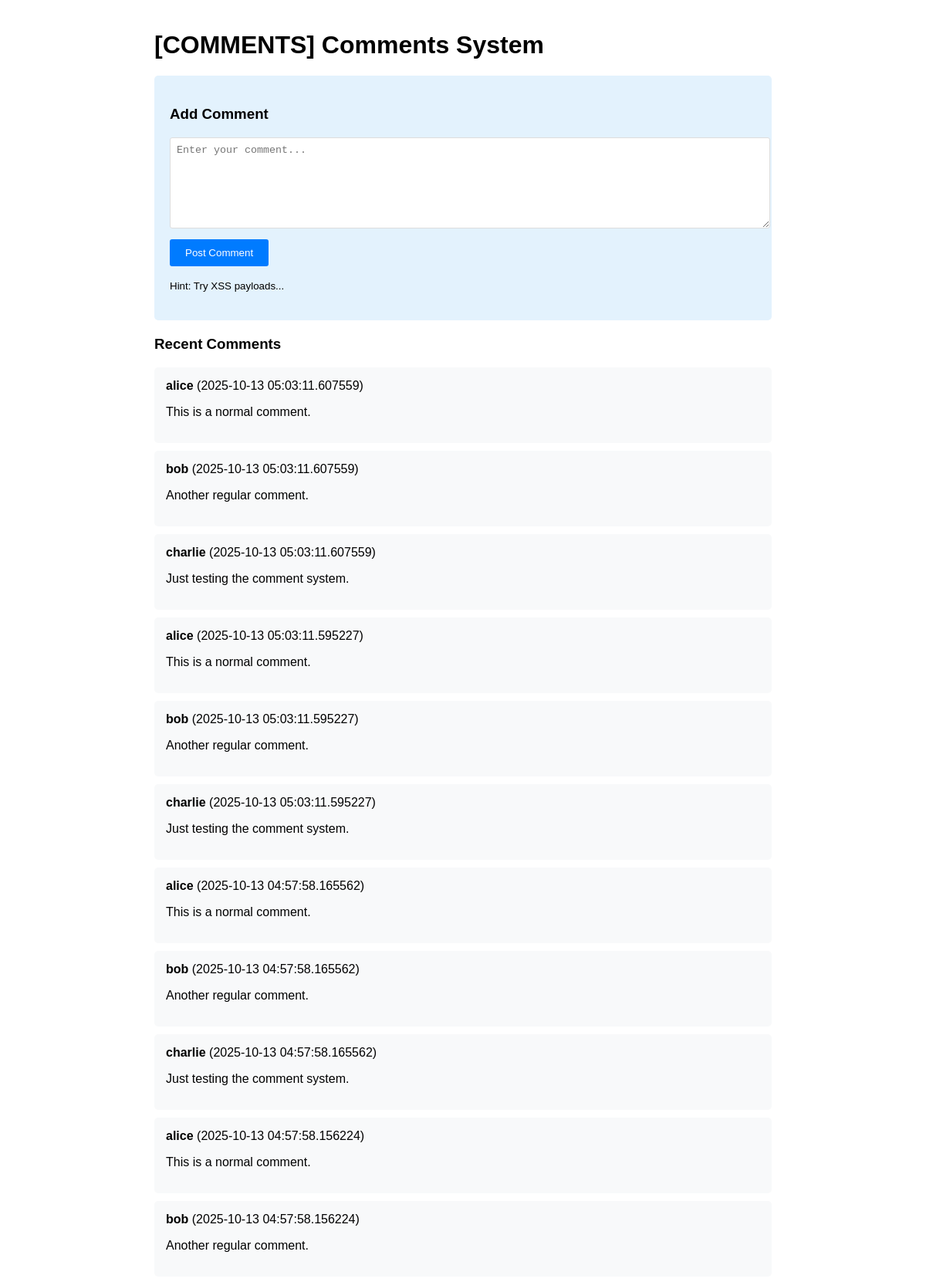
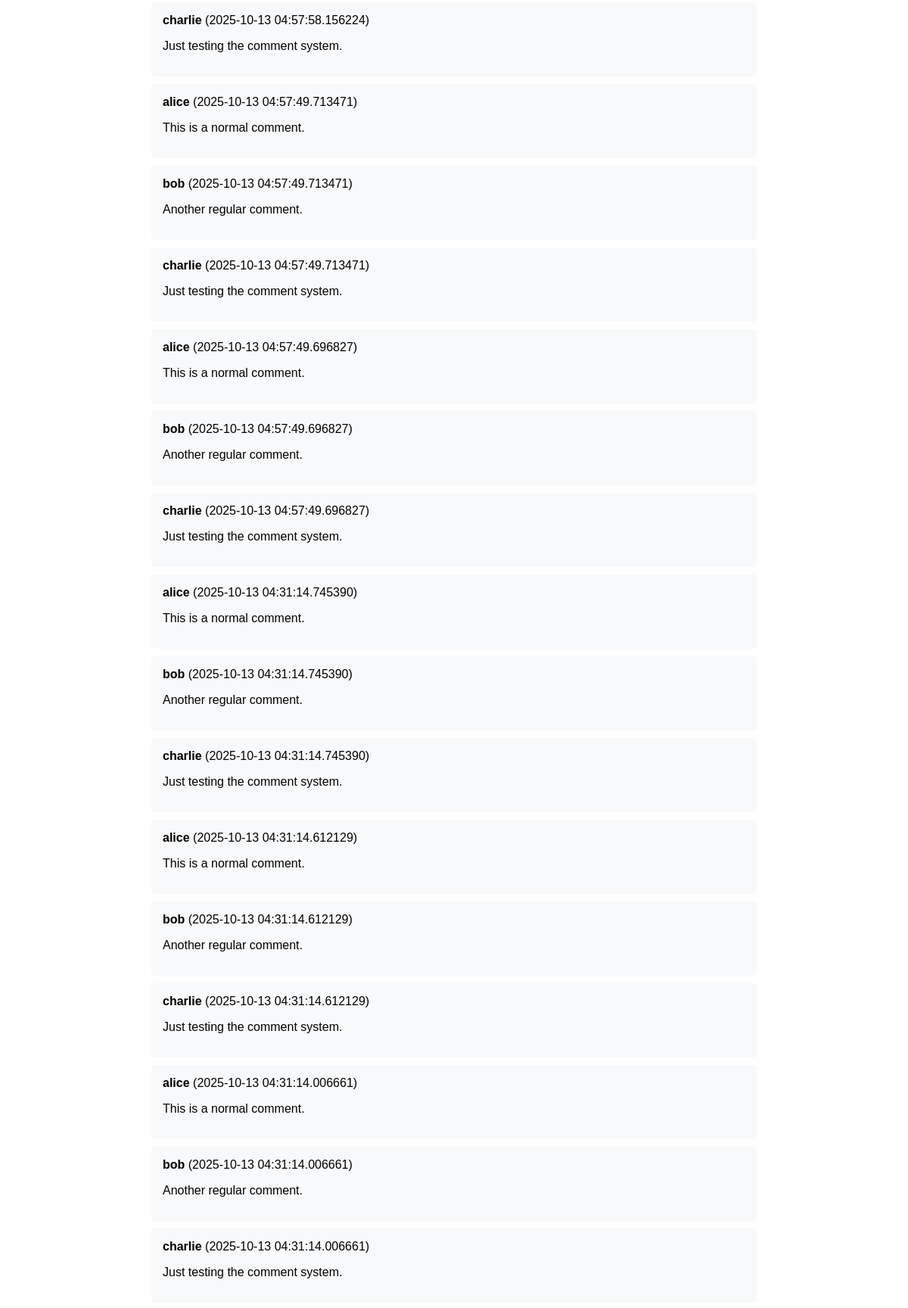
The page /comments (upper part) on the database its author committed (2 pictures, top to bottom).
### tables this page shows
CREATE TABLE comments (
            id INTEGER PRIMARY KEY,
            username TEXT,
            comment TEXT,
            created_at TIMESTAMP
        );

### hacking_server.py (the view, shortened to what this page needs)
@app.route('/comments', methods=['GET', 'POST'])
def comments():
    conn = sqlite3.connect(DATABASE)
    cursor = conn.cursor()
    cursor.execute("SELECT username, comment, created_at FROM comments ORDER BY created_at DESC")
    comments_list = cursor.fetchall()
    conn.close()
    return render_template('comments.html', comments=comments_list)

### templates/comments.html (shortened to what this page needs)
<!DOCTYPE html>
<html>
<head>
</head>
<body>
    <div class="container">
        <h1>[COMMENTS] Comments System</h1>
        <div class="comment-form">
            <h3>Add Comment</h3>
            <form method="POST">
                <div class="form-group">
                    <textarea name="comment" placeholder="Enter your comment..." required></textarea>
                </div>
                <button type="submit">Post Comment</button>
            </form>
            <p><small>Hint: Try XSS payloads...</small></p>
        </div>
        <h3>Recent Comments</h3>
        {% for comment in comments %}
        <div class="comment">
            <strong>{{ comment[0] }}</strong> ({{ comment[2] }})
            <p>{{ comment[1] | safe }}</p>
        </div>
        {% endfor %}
    </div>
</body>
</html>

### templates/comments.html (style rules this page uses)
body { font-family: Arial, sans-serif; margin: 40px; }
.container { max-width: 800px; margin: 0 auto; }
.comment { background: #f8f9fa; padding: 15px; margin: 10px 0; border-radius: 5px; }
.comment-form { background: #e3f2fd; padding: 20px; border-radius: 5px; margin: 20px 0; }
.form-group { margin: 10px 0; }
textarea { width: 100%; height: 100px; padding: 8px; border: 1px solid #ddd; border-radius: 3px; }
button { background: #007bff; color: white; padding: 10px 20px; border: none; border-radius: 3px; cursor: pointer; }

### rows shown on the page
comments: username "alice", created_at "2025-10-13 05:03:11.607559", comment "This is a normal comment."
comments: username "bob", created_at "2025-10-13 05:03:11.607559", comment "Another regular comment."
comments: username "charlie", created_at "2025-10-13 05:03:11.607559", comment "Just testing the comment system."
comments: username "alice", created_at "2025-10-13 05:03:11.595227", comment "This is a normal comment."
comments: username "bob", created_at "2025-10-13 05:03:11.595227", comment "Another regular comment."
comments: username "charlie", created_at "2025-10-13 05:03:11.595227", comment "Just testing the comment system."
comments: username "alice", created_at "2025-10-13 04:57:58.165562", comment "This is a normal comment."
comments: username "bob", created_at "2025-10-13 04:57:58.165562", comment "Another regular comment."
comments: username "charlie", created_at "2025-10-13 04:57:58.165562", comment "Just testing the comment system."
comments: username "alice", created_at "2025-10-13 04:57:58.156224", comment "This is a normal comment."
comments: username "bob", created_at "2025-10-13 04:57:58.156224", comment "Another regular comment."
comments: username "charlie", created_at "2025-10-13 04:57:58.156224", comment "Just testing the comment system."
comments: username "alice", created_at "2025-10-13 04:57:49.713471", comment "This is a normal comment."
comments: username "bob", created_at "2025-10-13 04:57:49.713471", comment "Another regular comment."
comments: username "charlie", created_at "2025-10-13 04:57:49.713471", comment "Just testing the comment system."
comments: username "alice", created_at "2025-10-13 04:57:49.696827", comment "This is a normal comment."
comments: username "bob", created_at "2025-10-13 04:57:49.696827", comment "Another regular comment."
comments: username "charlie", created_at "2025-10-13 04:57:49.696827", comment "Just testing the comment system."
comments: username "alice", created_at "2025-10-13 04:31:14.745390", comment "This is a normal comment."
comments: username "bob", created_at "2025-10-13 04:31:14.745390", comment "Another regular comment."
comments: username "charlie", created_at "2025-10-13 04:31:14.745390", comment "Just testing the comment system."
comments: username "alice", created_at "2025-10-13 04:31:14.612129", comment "This is a normal comment."
comments: username "bob", created_at "2025-10-13 04:31:14.612129", comment "Another regular comment."
comments: username "charlie", created_at "2025-10-13 04:31:14.612129", comment "Just testing the comment system."
comments: username "alice", created_at "2025-10-13 04:31:14.006661", comment "This is a normal comment."
comments: username "bob", created_at "2025-10-13 04:31:14.006661", comment "Another regular comment."
comments: username "charlie", created_at "2025-10-13 04:31:14.006661", comment "Just testing the comment system."
